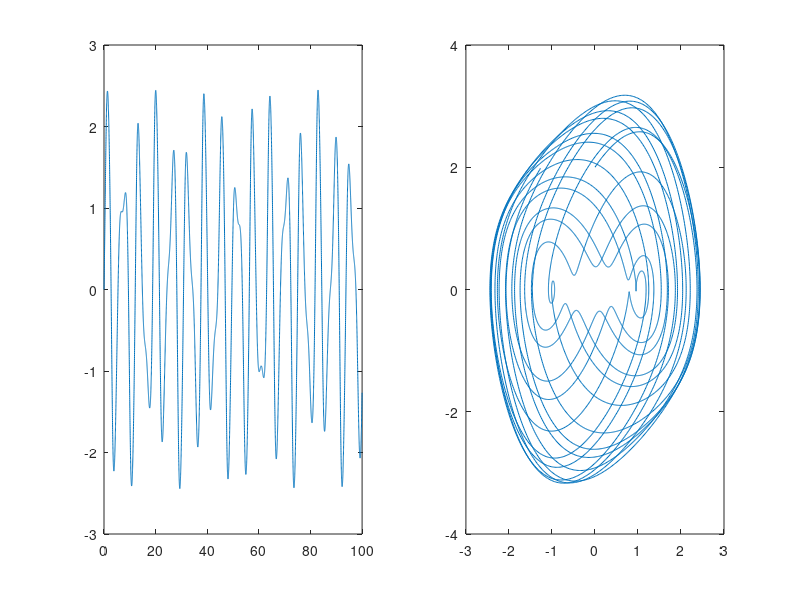

Recreate this plot in MATLAB.
clear all
close all

h = 0.01;
y0 = 0;
v0 = 2;
F0 = 1.5;
t0=0;tf=100;
epsilon = 0.3;

t = t0:h:tf;
N = length(t);
y = nan(1,N);
v = nan(1,N);
y(1) = y0;v(1) = v0;

fy = @(V) V; %derivada y
fv = @(T,Y,V) F0*cos(1.7*T)-epsilon*(Y^2-1)*V-Y; %derivada velocidade

for k=1:N-1
    r1y = fy( v(k) );
    r1v = fv( t(k), y(k),v(k) );
    
    r2y = fy( v(k) + r1v*h/3 );
    r2v = fv( t(k) + h/3 , y(k) + r1y*h/3, v(k)+r1v*h/3);
    
    r3y = fy( v(k) - r1v*h/3 + r2v*h);
    r3v = fv( t(k) + 2*h/3 , y(k) - r1y*h/3 + r2y*h ,v(k)-r1v*h/3 + r2v*h );
    
    r4y = fy( v(k) + r1v*h -r2v*h + r3v*h );
    r4v = fv( t(k) + h,y(k) + r1y*h-r2y*h + r3y*h,v(k) + r1v*h-r2v*h + r3v*h);
    
    y(k+1) = y(k)+h/8*(r1y + 3*r2y + 3*r3y + r4y);
    v(k+1) = v(k)+h/8*(r1v + 3*r2v + 3*r3v + r4v);
end

subplot(1,2,1)
plot(t,y)
subplot(1,2,2)
plot(y,v)
